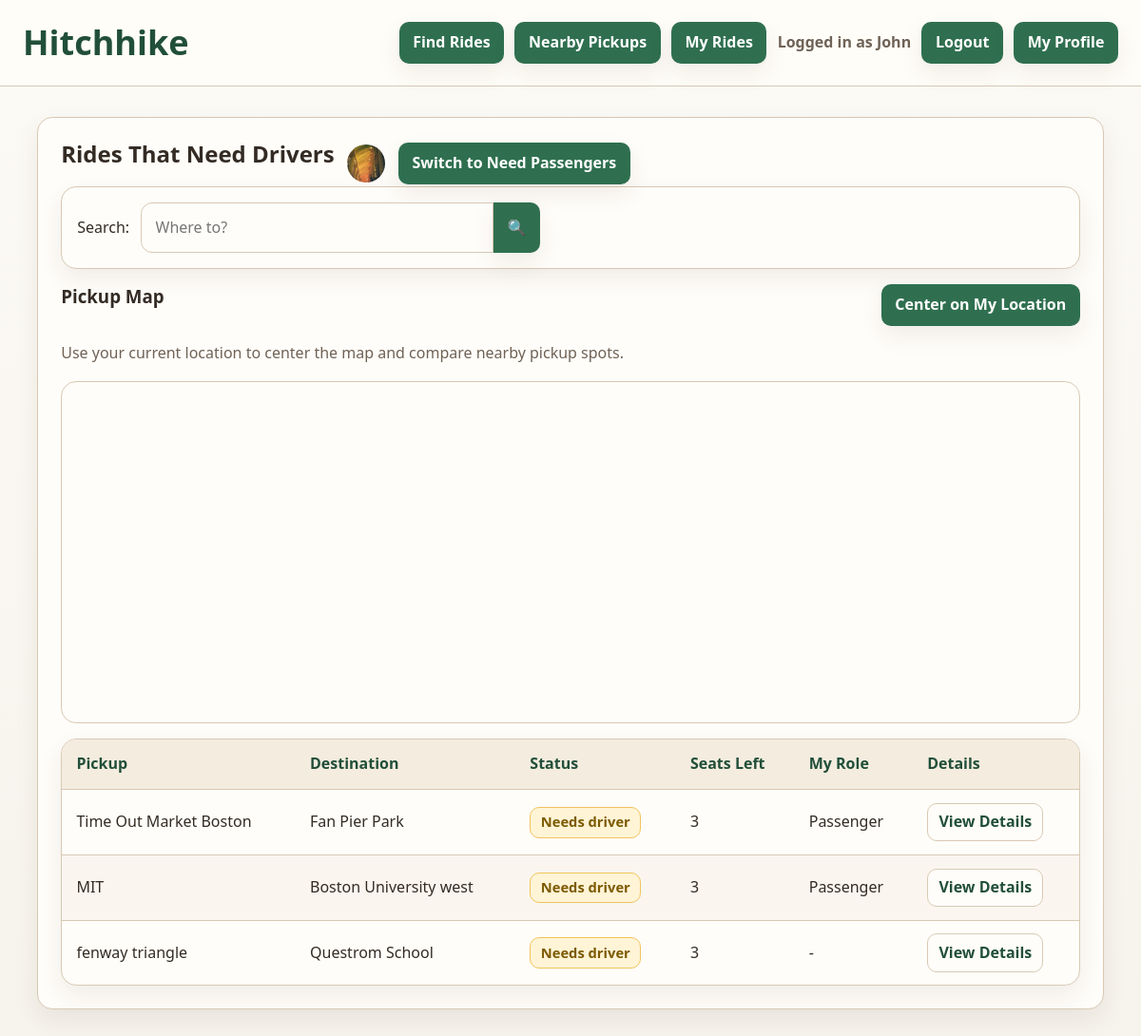
The page /campus_pickup/rides/ (signed in) on the database its author committed.
### campus_pickup/models.py (models this page shows, shortened)
class Profile(models.Model):
    user = models.ForeignKey(User, on_delete=models.CASCADE)
    display_name = models.TextField(blank=False)
    bio_text = models.TextField(blank=True)
    profile_image_url = models.ImageField(
        "profile image",
        upload_to="campus_pickup/profile_images/",
        blank=True,
    )
    join_date = models.DateTimeField(auto_now_add=True)

class Ride(models.Model):
    STATUS_CHOICES = [
        ("open", "Open"),
        ("accepted", "Accepted"),
        ("full", "Full"),
        ("completed", "Completed"),
        ("cancelled", "Cancelled"),
    ]
    creator = models.ForeignKey(
        Profile,
        on_delete=models.CASCADE,
        related_name="created_rides"
    )
    driver = models.ForeignKey(
        Profile,
        on_delete=models.SET_NULL,
        null=True,
        blank=True,
        related_name="driving_rides"
    )
    pickup_location = models.TextField(blank=False)
    destination = models.TextField(blank=False)
    pickup_latitude = models.FloatField(null=True, blank=True)
    pickup_longitude = models.FloatField(null=True, blank=True)
    destination_latitude = models.FloatField(null=True, blank=True)
    destination_longitude = models.FloatField(null=True, blank=True)
    status = models.CharField(
        max_length=20,
        choices=STATUS_CHOICES,
        default="open"
    )
    seat_capacity = models.IntegerField(default=4)
    created_at = models.DateTimeField(auto_now_add=True)
    def seats_taken(self):
        passenger_ids = set(
            RideParticipant.objects.filter(ride=self).values_list("passenger_id", flat=True)
        )
        occupied = len(passenger_ids)
        if self.driver and self.driver_id not in passenger_ids:
            occupied += 1
        return occupied
    def seats_remaining(self):
        return max(self.seat_capacity - self.seats_taken(), 0)

### campus_pickup/views.py (the view)
# urls.py: path("rides/", views.RideListView.as_view(), name="ride_list"),
class RideListView(ProfileRequiredMixin, ListView):
    model = Ride
    template_name = "campus_pickup/ride_list.html"
    context_object_name = "rides"
    ride_status = "open"
    switch_url_name = "campus_pickup:accepted_ride_list"
    switch_label = "Switch to Need Passengers"
    def get_queryset(self):
        queryset = Ride.objects.select_related("creator", "driver").filter(
            status=self.ride_status
        ).order_by("-created_at")
        query = self.request.GET.get("q", "").strip()
        if query:
            queryset = queryset.filter(
                Q(destination__icontains=query) | Q(pickup_location__icontains=query)
            )
        return queryset
    def get_context_data(self, **kwargs):
        context = super().get_context_data(**kwargs)
        context["current_query"] = self.request.GET.get("q", "").strip()
        my_profile = self.get_my_profile()
        context["my_profile"] = my_profile
        context["my_passenger_ride_ids"] = list(
            RideParticipant.objects.filter(passenger=my_profile).values_list("ride_id", flat=True)
        )
        context["switch_url"] = reverse(self.switch_url_name)
        context["switch_label"] = self.switch_label
        context["google_maps_api_key"] = settings.GOOGLE_MAPS_API_KEY
        context["map_rides"] = [
            {
                "id": ride.pk,
                "pickup_location": ride.pickup_location,
                "destination": ride.destination,
                "pickup_latitude": ride.pickup_latitude,
                "pickup_longitude": ride.pickup_longitude,
                "detail_url": reverse("campus_pickup:ride_detail", kwargs={"pk": ride.pk}),
            }
            for ride in context["rides"]
            if ride.pickup_latitude is not None and ride.pickup_longitude is not None
        ]
        return context

### campus_pickup/views.py (called while the page is built)
    def get_my_profile(self):
        return get_object_or_404(Profile, user=self.request.user)

### campus_pickup/templates/campus_pickup/ride_list.html (shortened to what this page needs)
{% extends "campus_pickup/base.html" %}
{% block content %}
<section class="panel">
    <div class="page-title page-title-spread">
        <div class="page-title">
            <h2>Rides That Need Drivers</h2>
            {% if my_profile.profile_image_url %}
            <img
                class="profile-avatar title-avatar"
                src="{{ my_profile.profile_image_url.url }}"
                alt="{{ my_profile.display_name }}"
            >
            {% endif %}
        </div>
        <a class="button-link" href="{{ switch_url }}{% if current_query %}?q={{ current_query|urlencode }}{% endif %}">{{ switch_label }}</a>
    </div>
    <form method="get" class="filters">
        <label for="q">Search:</label>
        <span class="search-box">
            <input
                id="q"
                name="q"
                type="text"
                value="{{ current_query }}"
                placeholder="Where to?"
            >
            <button type="submit" aria-label="Search rides">&#128269;</button>
        </span>
    </form>
    <div class="ride-list-map-card">
        <div class="ride-list-map-header">
            <h3>Pickup Map</h3>
            <button type="button" id="center-current-location">Center on My Location</button>
        </div>
        <p id="ride-list-map-status" class="help-text">
            Use your current location to center the map and compare nearby pickup spots.
        </p>
        {% if google_maps_api_key %}
        <div id="ride-list-map" class="ride-map list-map"></div>
        {% else %}
        <p class="help-text">Google Maps API key is missing.</p>
        {% endif %}
    </div>
    <table>
        <thead>
            <tr>
                <th>Pickup</th>
                <th>Destination</th>
                <th>Status</th>
                <th>Seats Left</th>
                <th>My Role</th>
                <th>Details</th>
            </tr>
        </thead>
        <tbody>
            {% for r in rides %}
            <tr>
                <td>{{ r.pickup_location }}</td>
                <td>{{ r.destination }}</td>
                <td><span class="need-driver">Needs driver</span></td>
                <td>{{ r.seats_remaining }}</td>
                <td>
                    {% if r.driver == my_profile %}Driver{% elif r.id in my_passenger_ride_ids %}Passenger{% else %}-{% endif %}
                </td>
                <td><a class="detail-link" href="{% url 'campus_pickup:ride_detail' r.pk %}">View Details</a></td>
            </tr>
            {% endfor %}
        </tbody>
    </table>
</section>
{% endblock %}

### campus_pickup/templates/campus_pickup/base.html (shortened to what this page needs)
{% load static %}
<!DOCTYPE html>
<html lang="en">
<head>
    <link rel="stylesheet" href="{% static 'styles/campus_pickup.css' %}">
</head>
<body>
    <header>
        <h1>Hitchhike</h1>
        <nav>
            {% if user.is_authenticated %}
            <a href="{% url 'campus_pickup:accepted_ride_list' %}">Find Rides</a>
            <a href="{% url 'campus_pickup:nearby_rides' %}">Nearby Pickups</a>
            <a href="{% url 'campus_pickup:my_rides' %}">My Rides</a>
            <span class="nav-status">Logged in as {{ user.username }}</span>
            <form method="post" action="{% url 'campus_pickup:logout' %}" class="nav-form">
                <button type="submit">Logout</button>
            </form>
            <a href="{% url 'campus_pickup:my_profile' %}">My Profile</a>
            {% else %}
            <a href="{% url 'campus_pickup:login' %}">Login</a>
            <a href="{% url 'campus_pickup:profile_create' %}">Create Account</a>
            {% endif %}
        </nav>
    </header>
    <main>
        {% block content %}
        {% endblock %}
    </main>
</body>
</html>

### static/styles/campus_pickup.css (style rules this page uses)
:root { --bg: #f6f3ec; --surface: #fffdf9; --surface-soft: #f4ecdf; --border: #d8c9b4; --text: #332b24; --text-soft: #6f6256; --primary: #2f6f4f; --primary-dark: #214f39; --accent: #d98f3d; --danger: #c94f5d; --warning-bg: #fff4d6; --warning-border: #f0c45c; --shadow: 0 10px 24px rgba(58, 43, 26, 0.08); --radius: 16px; --radius-sm: 10px; }
*, *::before, *::after { box-sizing: border-box; }
body { margin: 0; min-height: 100vh; background: linear-gradient(180deg, #fcfaf5 0%, var(--bg) 100%); color: var(--text); font-family: "Segoe UI", "Trebuchet MS", sans-serif; line-height: 1.6; }
a { color: var(--primary); text-decoration: none; }
header { position: sticky; top: 0; z-index: 10; display: flex; justify-content: space-between; align-items: center; gap: 1rem; padding: 1rem 1.5rem; background: rgba(255, 253, 249, 0.95); border-bottom: 1px solid var(--border); }
header h1 { margin: 0; color: var(--primary-dark); font-size: clamp(1.8rem, 3vw, 2.3rem); }
nav { display: flex; flex-wrap: wrap; align-items: center; justify-content: flex-end; gap: 0.7rem; }
nav a, .button-link, button { display: inline-flex; align-items: center; justify-content: center; min-height: 36px; padding: 0.5rem 0.85rem; border: 1px solid transparent; border-radius: var(--radius-sm); background: var(--primary); color: #ffffff; font: inherit; font-weight: 700; cursor: pointer; box-shadow: var(--shadow); transition: background 0.15s ease, transform 0.15s ease; }
.detail-link { display: inline-flex; align-items: center; justify-content: center; padding: 0.4rem 0.7rem; border: 1px solid var(--border); border-radius: var(--radius-sm); background: var(--surface); color: var(--primary-dark); font-weight: 700; white-space: nowrap; }
.nav-form { margin: 0; }
.nav-status, .help-text { color: var(--text-soft); }
.nav-status { font-weight: 600; }
main { max-width: 1160px; margin: 0 auto; padding: 2rem 1.2rem 3rem; }
.panel, .filters, .location-fields, table { background: var(--surface); border: 1px solid var(--border); border-radius: var(--radius); box-shadow: var(--shadow); }
.panel { margin-bottom: 1.4rem; padding: 1.5rem; }
.panel h2, .panel h3 { margin-top: 0; line-height: 1.2; }
.page-title { display: flex; align-items: center; gap: 0.85rem; }
.profile-avatar { width: 72px; height: 72px; border-radius: 50%; object-fit: cover; }
.page-title .title-avatar { width: 40px; height: 40px; }
table { width: 100%; border-collapse: separate; border-spacing: 0; overflow: hidden; }
th, td { padding: 0.85rem 0.95rem; text-align: left; border-bottom: 1px solid var(--border); }
th { background: var(--surface-soft); color: var(--primary-dark); }
tr:last-child td { border-bottom: 0; }
tr:nth-child(even) td { background: #faf6ef; }
.filters { display: flex; flex-wrap: wrap; align-items: center; gap: 0.75rem; margin-bottom: 1rem; padding: 1rem; }
.search-box { display: inline-flex; width: min(100%, 420px); }
.search-box input { min-width: 220px; border-top-right-radius: 0; border-bottom-right-radius: 0; }
.search-box button { border-top-left-radius: 0; border-bottom-left-radius: 0; }
input, select, textarea { width: 100%; max-width: 600px; padding: 0.8rem 0.9rem; border: 1px solid var(--border); border-radius: 12px; background: #fffdfa; color: var(--text); font: inherit; }
.ride-map { width: 100%; height: 420px; overflow: hidden; border: 1px solid var(--border); border-radius: var(--radius); }
.list-map { height: 360px; }
.ride-list-map-card { margin-bottom: 1rem; }
.ride-list-map-header { display: flex; justify-content: space-between; align-items: center; gap: 0.75rem; margin-bottom: 0.75rem; }
.need-driver { display: inline-block; padding: 0.22rem 0.65rem; border: 1px solid var(--warning-border); border-radius: var(--radius-sm); background: var(--warning-bg); color: #7c5a00; font-size: 0.92rem; font-weight: 700; }

### rows shown on the page
Profile: profile_image_url (picture)
Ride: pickup_location "Time Out Market Boston", destination "Fan Pier Park", seats_remaining "3", shows "Passenger"
Ride: pickup_location "MIT", destination "Boston University west", seats_remaining "3", shows "Passenger"
Ride: pickup_location "fenway triangle", destination "Questrom School", seats_remaining "3"

### other values the page prints
{{ user.username }} "John"
{{ switch_label }} "Switch to Need Passengers"
